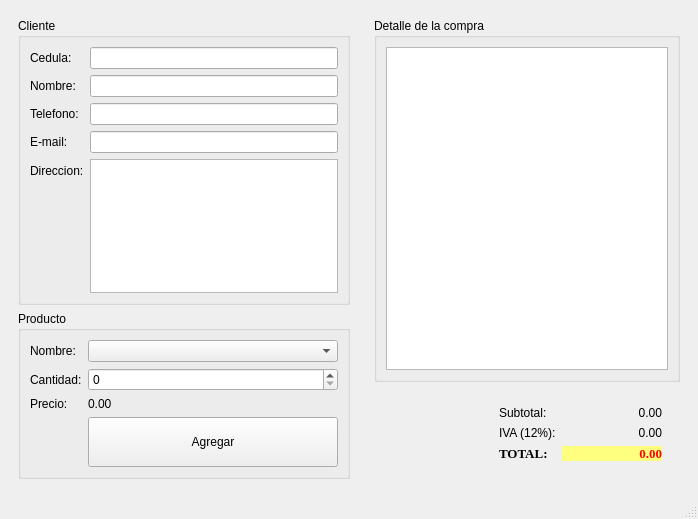
<?xml version="1.0" encoding="UTF-8"?>
<ui version="4.0">
 <class>Tienda</class>
 <widget class="QMainWindow" name="Tienda">
  <property name="geometry">
   <rect>
    <x>0</x>
    <y>0</y>
    <width>698</width>
    <height>519</height>
   </rect>
  </property>
  <property name="windowTitle">
   <string>Tienda</string>
  </property>
  <widget class="QWidget" name="centralwidget">
   <layout class="QFormLayout" name="formLayout_4">
    <item row="0" column="0">
     <widget class="QWidget" name="widget" native="true">
      <property name="enabled">
       <bool>true</bool>
      </property>
      <property name="minimumSize">
       <size>
        <width>350</width>
        <height>0</height>
       </size>
      </property>
      <property name="maximumSize">
       <size>
        <width>300</width>
        <height>16777215</height>
       </size>
      </property>
      <layout class="QVBoxLayout" name="verticalLayout">
       <item>
        <widget class="QGroupBox" name="groupBox">
         <property name="title">
          <string>Cliente</string>
         </property>
         <layout class="QFormLayout" name="formLayout">
          <item row="0" column="0">
           <widget class="QLabel" name="label">
            <property name="text">
             <string>Cedula:</string>
            </property>
           </widget>
          </item>
          <item row="0" column="1">
           <widget class="QLineEdit" name="inCedula"/>
          </item>
          <item row="2" column="0">
           <widget class="QLabel" name="label_2">
            <property name="text">
             <string>Nombre:</string>
            </property>
           </widget>
          </item>
          <item row="4" column="0">
           <widget class="QLabel" name="label_3">
            <property name="text">
             <string>E-mail:</string>
            </property>
           </widget>
          </item>
          <item row="4" column="1">
           <widget class="QLineEdit" name="inEmail"/>
          </item>
          <item row="5" column="0">
           <widget class="QLabel" name="label_4">
            <property name="text">
             <string>Direccion:</string>
            </property>
           </widget>
          </item>
          <item row="5" column="1">
           <widget class="QPlainTextEdit" name="inDireccion">
            <property name="lineWidth">
             <number>3</number>
            </property>
           </widget>
          </item>
          <item row="3" column="0">
           <widget class="QLabel" name="label_15">
            <property name="text">
             <string>Telefono:</string>
            </property>
           </widget>
          </item>
          <item row="3" column="1">
           <widget class="QLineEdit" name="inTelefono"/>
          </item>
          <item row="2" column="1">
           <widget class="QLineEdit" name="inNombre"/>
          </item>
         </layout>
        </widget>
       </item>
       <item>
        <widget class="QGroupBox" name="groupBox_2">
         <property name="title">
          <string>Producto</string>
         </property>
         <layout class="QFormLayout" name="formLayout_2">
          <item row="0" column="0">
           <widget class="QLabel" name="label_5">
            <property name="text">
             <string>Nombre:</string>
            </property>
           </widget>
          </item>
          <item row="0" column="1">
           <widget class="QComboBox" name="inProducto"/>
          </item>
          <item row="1" column="0">
           <widget class="QLabel" name="label_6">
            <property name="text">
             <string>Cantidad:</string>
            </property>
           </widget>
          </item>
          <item row="1" column="1">
           <widget class="QSpinBox" name="inCantidad"/>
          </item>
          <item row="2" column="0">
           <widget class="QLabel" name="label_7">
            <property name="text">
             <string>Precio:</string>
            </property>
           </widget>
          </item>
          <item row="2" column="1">
           <widget class="QLabel" name="outPrecio">
            <property name="text">
             <string>0.00</string>
            </property>
           </widget>
          </item>
          <item row="3" column="1">
           <widget class="QPushButton" name="btnAgregar">
            <property name="minimumSize">
             <size>
              <width>0</width>
              <height>50</height>
             </size>
            </property>
            <property name="styleSheet">
             <string notr="true"/>
            </property>
            <property name="text">
             <string>Agregar</string>
            </property>
           </widget>
          </item>
         </layout>
        </widget>
       </item>
      </layout>
     </widget>
    </item>
    <item row="0" column="1">
     <widget class="QWidget" name="widget_2" native="true">
      <layout class="QVBoxLayout" name="verticalLayout_2">
       <item>
        <widget class="QGroupBox" name="groupBox_3">
         <property name="title">
          <string>Detalle de la compra</string>
         </property>
         <layout class="QVBoxLayout" name="verticalLayout_3">
          <item>
           <widget class="QTableWidget" name="outDetalle"/>
          </item>
         </layout>
        </widget>
       </item>
       <item>
        <widget class="QWidget" name="widget_3" native="true">
         <layout class="QHBoxLayout" name="horizontalLayout">
          <item>
           <spacer name="horizontalSpacer">
            <property name="orientation">
             <enum>Qt::Horizontal</enum>
            </property>
            <property name="sizeHint" stdset="0">
             <size>
              <width>71</width>
              <height>20</height>
             </size>
            </property>
           </spacer>
          </item>
          <item>
           <widget class="QWidget" name="widget_4" native="true">
            <layout class="QFormLayout" name="formLayout_3">
             <item row="0" column="0">
              <widget class="QLabel" name="label_9">
               <property name="text">
                <string>Subtotal:</string>
               </property>
              </widget>
             </item>
             <item row="0" column="1">
              <widget class="QLabel" name="outSubtotal">
               <property name="minimumSize">
                <size>
                 <width>100</width>
                 <height>0</height>
                </size>
               </property>
               <property name="text">
                <string>0.00</string>
               </property>
               <property name="alignment">
                <set>Qt::AlignRight|Qt::AlignTrailing|Qt::AlignVCenter</set>
               </property>
              </widget>
             </item>
             <item row="1" column="0">
              <widget class="QLabel" name="label_10">
               <property name="text">
                <string>IVA (12%):</string>
               </property>
              </widget>
             </item>
             <item row="1" column="1">
              <widget class="QLabel" name="outIVA">
               <property name="text">
                <string>0.00</string>
               </property>
               <property name="alignment">
                <set>Qt::AlignRight|Qt::AlignTrailing|Qt::AlignVCenter</set>
               </property>
              </widget>
             </item>
             <item row="2" column="0">
              <widget class="QLabel" name="label_11">
               <property name="font">
                <font>
                 <family>Times New Roman</family>
                 <pointsize>10</pointsize>
                 <weight>75</weight>
                 <bold>true</bold>
                </font>
               </property>
               <property name="text">
                <string>TOTAL:</string>
               </property>
              </widget>
             </item>
             <item row="2" column="1">
              <widget class="QLabel" name="outTotal">
               <property name="font">
                <font>
                 <family>Times New Roman</family>
                 <pointsize>10</pointsize>
                 <weight>75</weight>
                 <bold>true</bold>
                </font>
               </property>
               <property name="styleSheet">
                <string notr="true">background-color: rgb(255, 255, 127);
color: rgb(255, 0, 0);</string>
               </property>
               <property name="text">
                <string>0.00</string>
               </property>
               <property name="alignment">
                <set>Qt::AlignRight|Qt::AlignTrailing|Qt::AlignVCenter</set>
               </property>
              </widget>
             </item>
            </layout>
           </widget>
          </item>
         </layout>
        </widget>
       </item>
      </layout>
     </widget>
    </item>
   </layout>
  </widget>
  <widget class="QMenuBar" name="menubar">
   <property name="geometry">
    <rect>
     <x>0</x>
     <y>0</y>
     <width>698</width>
     <height>26</height>
    </rect>
   </property>
  </widget>
  <widget class="QStatusBar" name="statusbar"/>
 </widget>
 <resources/>
 <connections/>
</ui>
